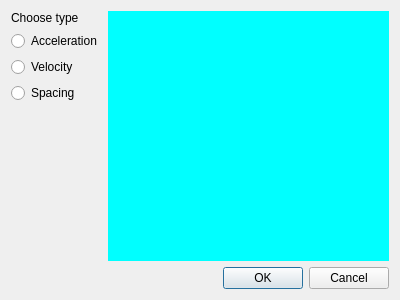
<?xml version="1.0" encoding="UTF-8"?>
<ui version="4.0">
 <class>Dialog</class>
 <widget class="QDialog" name="Dialog">
  <property name="geometry">
   <rect>
    <x>0</x>
    <y>0</y>
    <width>400</width>
    <height>300</height>
   </rect>
  </property>
  <property name="windowTitle">
   <string>Dialog</string>
  </property>
  <layout class="QVBoxLayout" name="verticalLayout">
   <item>
    <layout class="QFormLayout" name="formLayout">
     <item row="0" column="0">
      <layout class="QVBoxLayout" name="verticalLayout_3">
       <property name="sizeConstraint">
        <enum>QLayout::SetMinimumSize</enum>
       </property>
       <property name="topMargin">
        <number>0</number>
       </property>
       <item>
        <widget class="QLabel" name="title">
         <property name="text">
          <string>Choose type</string>
         </property>
        </widget>
       </item>
       <item>
        <widget class="QRadioButton" name="accel">
         <property name="text">
          <string>Acceleration</string>
         </property>
        </widget>
       </item>
       <item>
        <widget class="QRadioButton" name="vel">
         <property name="text">
          <string>Velocity</string>
         </property>
        </widget>
       </item>
       <item>
        <widget class="QRadioButton" name="space">
         <property name="text">
          <string>Spacing</string>
         </property>
        </widget>
       </item>
       <item>
        <spacer name="verticalSpacer">
         <property name="orientation">
          <enum>Qt::Vertical</enum>
         </property>
         <property name="sizeHint" stdset="0">
          <size>
           <width>20</width>
           <height>40</height>
          </size>
         </property>
        </spacer>
       </item>
      </layout>
     </item>
     <item row="0" column="1">
      <widget class="QLabel" name="plot">
       <property name="styleSheet">
        <string notr="true">background: cyan;</string>
       </property>
       <property name="text">
        <string/>
       </property>
      </widget>
     </item>
    </layout>
   </item>
   <item>
    <widget class="QDialogButtonBox" name="buttonBox">
     <property name="orientation">
      <enum>Qt::Horizontal</enum>
     </property>
     <property name="standardButtons">
      <set>QDialogButtonBox::Cancel|QDialogButtonBox::Ok</set>
     </property>
    </widget>
   </item>
  </layout>
 </widget>
 <resources/>
 <connections>
  <connection>
   <sender>buttonBox</sender>
   <signal>accepted()</signal>
   <receiver>Dialog</receiver>
   <slot>accept()</slot>
   <hints>
    <hint type="sourcelabel">
     <x>248</x>
     <y>254</y>
    </hint>
    <hint type="destinationlabel">
     <x>157</x>
     <y>274</y>
    </hint>
   </hints>
  </connection>
  <connection>
   <sender>buttonBox</sender>
   <signal>rejected()</signal>
   <receiver>Dialog</receiver>
   <slot>reject()</slot>
   <hints>
    <hint type="sourcelabel">
     <x>316</x>
     <y>260</y>
    </hint>
    <hint type="destinationlabel">
     <x>286</x>
     <y>274</y>
    </hint>
   </hints>
  </connection>
 </connections>
</ui>
